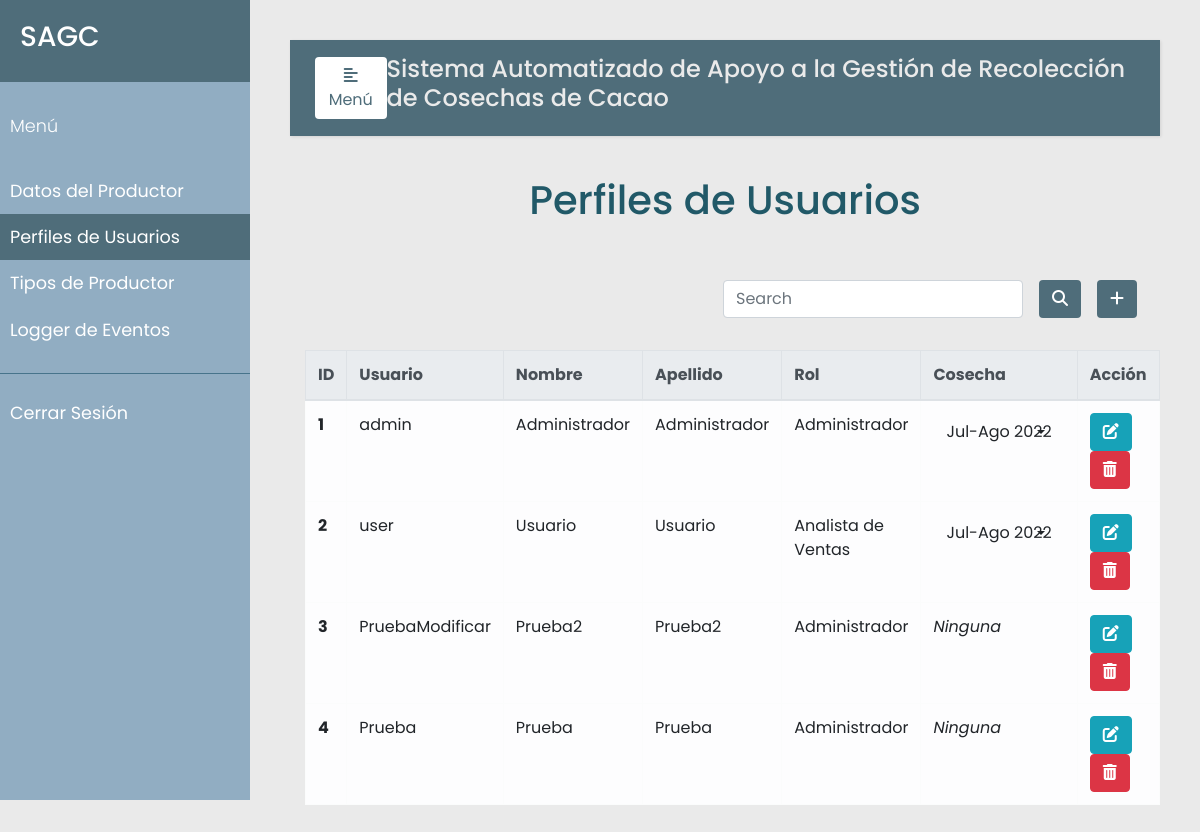
Screenshot of /perfiles (signed in) with the database file from the repository.
### models.py (models this page shows, shortened)
class Usuario(db.Model):
    __tablename__ = 'usuarios'
    id = db.Column(db.Integer, primary_key=True)
    nombre_usuario = db.Column(db.String(20), nullable=False, unique=True)
    nombre = db.Column(db.String(30), nullable=False)
    apellido = db.Column(db.String(30), nullable=False)
    password = db.Column(db.String(80), nullable=False)
    rol = db.Column(db.Integer, db.ForeignKey('rols.id'), nullable=False)
    cosechas = db.relationship('Cosecha', secondary=user_cosecha, backref='usuarios', lazy=True)

class Rol(db.Model):
    __tablename__ = 'rols'
    id = db.Column(db.Integer, primary_key=True)
    nombre = db.Column(db.String(120), nullable=False, unique=True)
    user = db.relationship('Usuario', backref='rols', lazy=True)

class Cosecha(db.Model):
    __tablename__ = 'cosechas'
    id = db.Column(db.Integer, primary_key=True)
    date = db.Column(db.String(120), unique=True)

### app.py (the view, shortened to what this page needs)
@app.route("/perfiles", methods=['GET', 'POST'])
@login_required
@admin_only
def perfiles():
    error=None
    usuarios = Usuario.query.all()
    rols = Rol.query.all()
    return render_template("perfiles.html", error=error, usuarios=usuarios, rols=rols)

### app.py (called while the page is built)
def login_required(f):
    @wraps(f)
    def wrap(*args, **kwargs):
        if 'logged_in' in session:
            return f(*args, **kwargs)
        else:
            flash('Necesitas iniciar sesión primero')
            return redirect(url_for('login'))
    return wrap

def admin_only(f):
    @wraps(f)
    def wrap(*args, **kwargs):
        if 'rol_admin' in session and session['rol_admin'] == True:
            return f(*args, **kwargs)
        else:
            flash("Debes ser administrador para ver 'Perfiles de Usuarios'.")
            return redirect(url_for('productor'))
    return wrap

### templates/perfiles.html (shortened to what this page needs)
{% extends "base.html" %}
{% block navbar %}
<li class="nav-item">
  <a class="nav-link" href="{{url_for('productor')}}">Datos del Productor</a>
</li>
<li class="nav-item active">
  <a class="nav-link" href="{{url_for('perfiles')}}">Perfiles de Usuarios<span class="sr-only">(current)</span></a>
</li>
<li class="nav-item">
  <a class="nav-link" href="{{url_for('tipo_productor')}}">Tipos de Productor</a>
</li>
<li class="nav-item">
  <a class="nav-link" href="{{url_for('eventos')}}">Logger de Eventos</a>
</li>
{% endblock %}
{% block sesion %}
<li class="nav-item">
  <a class="nav-link" href="{{url_for('logout')}}">Cerrar Sesión</a>
</li>
{% endblock %}
{% block content %}
    <div class="container h-100">
        <p class="text-center h1 fw-bold mb-5 mx-1 mx-md-4 mt-4">Perfiles de Usuarios</p>
        <div class="d-flex flex-row-reverse bd-highlight">
            <div class="p-2 bd-highlight">
              <button type="button" class="btn" style="color:#fff; background-color:#4F6D7A;" data-toggle="modal" data-target="#exampleModalLong">
                <i class="fa-solid fa-plus"></i>
              </button>
            </div>
            <div class="p-2 bd-highlight" style="display:flex; align-content: flex-end;">
              <form action='/search_perfil' method="post" class="form-inline" style="justify-content: flex-end">
                <input class="form-control mr-3 w-75" type="text" placeholder="Search" aria-label="Buscar" name="search_perfil">
                <button type="submit" id="search_perfil" name="action-type" value="search" class="btn" style="color:#fff; background-color:#4F6D7A;">
                  <i class="fas fa-search" aria-hidden="true"></i>
                </button>
              </form>
            </div>
        </div>
        <br/>
        <table class="table table-bordered table-light table-hover">
          <thead class="thead-light">
            <tr>
              <th scope="col">ID</th>
              <th scope="col">Usuario</th>
              <th scope="col">Nombre</th>
              <th scope="col">Apellido</th>
              <th scope="col">Rol</th>
              <th scope="col">Cosecha</th>
              <th scope="col">Acción</th>
            </tr>
          </thead>
          <tbody>
            {% for u in usuarios %}
            <tr>
              <th scope="row">{{u.id}}</th>
              <td>{{u.nombre_usuario}}</td>
              <td>{{u.nombre}}</td>
              <td>{{u.apellido}}</td>
              <td>{{u.rols.nombre}}</td>
              <td>
                {% if u.cosechas|length > 0 %}
                  <div class="dropdown">
                    <button class="btn dropdown-toggle" type="button" id="dropdownMenuButton" data-toggle="dropdown" aria-haspopup="true" aria-expanded="false">
                      {{u.cosechas[0].date}}
                    </button>
                  </div>
                {% else %}
                  <i>Ninguna</i>
                {% endif %}
              </td>
              <td>
                <button type="button" class="btn btn-info" data-toggle="modal" data-target="#edit-modal-{{u.id}}">
                  <i class="fas fa-edit"></i>
                </button>
                <button type="button" class="btn btn-danger" data-toggle="modal" data-target="#delete-modal-{{u.id}}">
                  <i class="fas fa-trash-alt"></i>
                </button>
              </td>
            </tr>
            </div>
            {% endfor %}
{% endblock %}

### static/css/styles.css (style rules this page uses)
body { font-family: 'Poppins', sans-serif; background: #EAEAEA; }
p { font-family: 'Poppins', sans-serif; font-size: 1.1em; font-weight: 300; line-height: 1.7em; color: #215968; }
a, a:hover, a:focus { color: inherit; text-decoration: none; transition: all 0.3s; }
#sidebar ul li a { padding: 10px; font-size: 1.1em; display: block; }
#sidebar ul li.active>a, a[aria-expanded="true"] { color: #fff; background: #4F6D7A; }
.dropdown-toggle::after { display: block; position: absolute; top: 50%; right: 20px; transform: translateY(-50%); }

### rows the page displays
Usuario: id "1", nombre_usuario "admin", nombre "Administrador", apellido "Administrador", rols.nombre "Administrador", date "Jul-Ago 2022"
Usuario: id "2", nombre_usuario "user", nombre "Usuario", apellido "Usuario", rols.nombre "Analista de Ventas", date "Jul-Ago 2022"
Usuario: id "3", nombre_usuario "PruebaModificar", nombre "Prueba2", apellido "Prueba2", rols.nombre "Administrador", shows "Ninguna"
Usuario: id "4", nombre_usuario "Prueba", nombre "Prueba", apellido "Prueba", rols.nombre "Administrador", shows "Ninguna"
